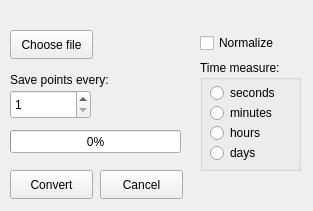
<?xml version="1.0" encoding="UTF-8"?>
<ui version="4.0">
 <class>ConvertOscilloscopeFileForm</class>
 <widget class="QWidget" name="ConvertOscilloscopeFileForm">
  <property name="geometry">
   <rect>
    <x>0</x>
    <y>0</y>
    <width>313</width>
    <height>211</height>
   </rect>
  </property>
  <property name="windowTitle">
   <string>Convert oscilloscope file</string>
  </property>
  <widget class="QLabel" name="label">
   <property name="geometry">
    <rect>
     <x>10</x>
     <y>70</y>
     <width>131</width>
     <height>20</height>
    </rect>
   </property>
   <property name="text">
    <string>Save points every:</string>
   </property>
  </widget>
  <widget class="QSpinBox" name="spinBox">
   <property name="geometry">
    <rect>
     <x>10</x>
     <y>90</y>
     <width>81</width>
     <height>29</height>
    </rect>
   </property>
   <property name="minimum">
    <number>1</number>
   </property>
   <property name="maximum">
    <number>10000</number>
   </property>
   <property name="singleStep">
    <number>1</number>
   </property>
   <property name="value">
    <number>1</number>
   </property>
  </widget>
  <widget class="QLabel" name="file_path_label">
   <property name="geometry">
    <rect>
     <x>10</x>
     <y>10</y>
     <width>1371</width>
     <height>20</height>
    </rect>
   </property>
   <property name="text">
    <string/>
   </property>
  </widget>
  <widget class="QPushButton" name="choose_file_pushButton">
   <property name="geometry">
    <rect>
     <x>10</x>
     <y>30</y>
     <width>83</width>
     <height>29</height>
    </rect>
   </property>
   <property name="text">
    <string>Choose file</string>
   </property>
  </widget>
  <widget class="QPushButton" name="convert_pushButton">
   <property name="geometry">
    <rect>
     <x>10</x>
     <y>170</y>
     <width>83</width>
     <height>29</height>
    </rect>
   </property>
   <property name="text">
    <string>Convert</string>
   </property>
  </widget>
  <widget class="QPushButton" name="cancel_pushButton">
   <property name="geometry">
    <rect>
     <x>100</x>
     <y>170</y>
     <width>83</width>
     <height>29</height>
    </rect>
   </property>
   <property name="text">
    <string>Cancel</string>
   </property>
  </widget>
  <widget class="QProgressBar" name="progressBar">
   <property name="geometry">
    <rect>
     <x>10</x>
     <y>130</y>
     <width>171</width>
     <height>23</height>
    </rect>
   </property>
   <property name="value">
    <number>0</number>
   </property>
  </widget>
  <widget class="QGroupBox" name="timeMeasureGroupBox">
   <property name="geometry">
    <rect>
     <x>200</x>
     <y>60</y>
     <width>101</width>
     <height>111</height>
    </rect>
   </property>
   <property name="title">
    <string>Time measure:</string>
   </property>
   <widget class="QRadioButton" name="secondsRadioButton">
    <property name="geometry">
     <rect>
      <x>10</x>
      <y>20</y>
      <width>112</width>
      <height>26</height>
     </rect>
    </property>
    <property name="text">
     <string>seconds</string>
    </property>
   </widget>
   <widget class="QRadioButton" name="minutesRadioButton">
    <property name="geometry">
     <rect>
      <x>10</x>
      <y>40</y>
      <width>112</width>
      <height>26</height>
     </rect>
    </property>
    <property name="text">
     <string>minutes</string>
    </property>
   </widget>
   <widget class="QRadioButton" name="hoursRadioButton">
    <property name="geometry">
     <rect>
      <x>10</x>
      <y>60</y>
      <width>112</width>
      <height>26</height>
     </rect>
    </property>
    <property name="text">
     <string>hours</string>
    </property>
   </widget>
   <widget class="QRadioButton" name="daysRadioButton">
    <property name="geometry">
     <rect>
      <x>10</x>
      <y>80</y>
      <width>112</width>
      <height>26</height>
     </rect>
    </property>
    <property name="text">
     <string>days</string>
    </property>
   </widget>
  </widget>
  <widget class="QCheckBox" name="normalize_checkBox">
   <property name="geometry">
    <rect>
     <x>200</x>
     <y>30</y>
     <width>93</width>
     <height>26</height>
    </rect>
   </property>
   <property name="text">
    <string>Normalize</string>
   </property>
  </widget>
 </widget>
 <resources/>
 <connections/>
</ui>
